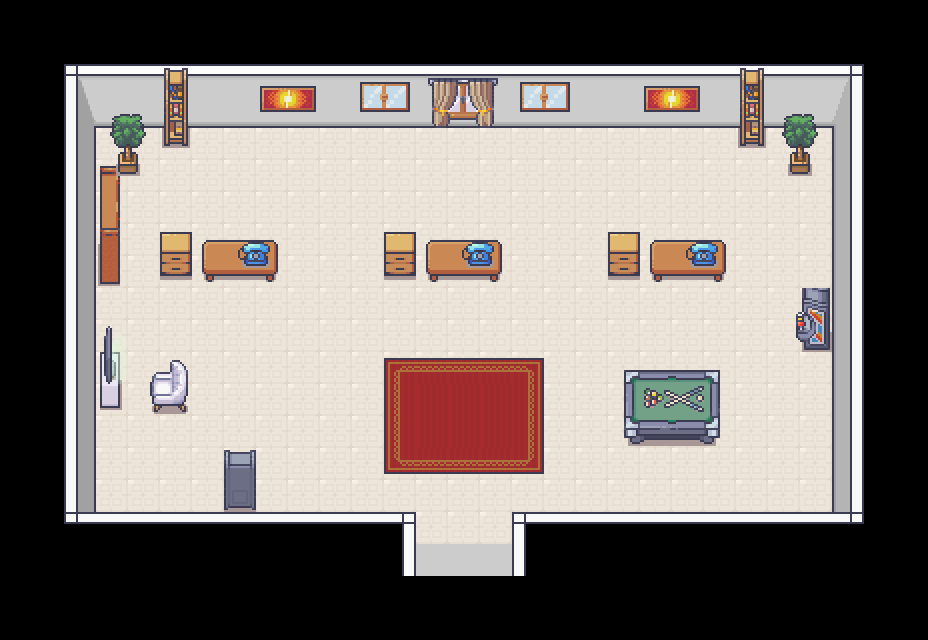

Tiled map render using the project's own tile images. Description and the map definition, with tile-layer contents summarised, below:
An orthogonal 29x20 tile map with 32x32 px tiles, 7 tile layers (Piso, Tapetes, Paredes, Moveis, ...), 4 tilesets and 21 objects (player_spawn, sinuca, mesa_stand_b, hack_b, hack_a, ...).

<map version="1.10" tiledversion="1.10.2" orientation="orthogonal" renderorder="right-down" width="29" height="20" tilewidth="32" tileheight="32" infinite="0" nextlayerid="11" nextobjectid="32">
 <tileset firstgid="1" source="tileset_paredes.tsx" />
 <tileset firstgid="8285" source="tileset_estoque.tsx" />
 <tileset firstgid="9085" source="tileset_biblioteca.tsx" />
 <tileset firstgid="9629" source="tileset_generic.tsx" />
 <layer id="1" name="Piso" width="29" height="20">
  <data>[580 cells, 356 non-empty, 2 distinct tile ids]</data>
 </layer>
 <layer id="2" name="Tapetes" width="29" height="20">
  <data>[580 cells, 26 non-empty, 15 distinct tile ids]</data>
 </layer>
 <objectgroup id="10" name="Personagens">
  <object id="27" name="player_spawn" x="463.021" y="516.771">
   <point />
  </object>
 </objectgroup>
 <layer id="3" name="Paredes" width="29" height="20">
  <data>[580 cells, 120 non-empty, 16 distinct tile ids]</data>
 </layer>
 <layer id="5" name="Moveis" width="29" height="20">
  <data>[580 cells, 87 non-empty, 54 distinct tile ids]</data>
 </layer>
 <layer id="6" name="AcimaMoveis" width="29" height="20">
  <data>[580 cells, 21 non-empty, 13 distinct tile ids]</data>
 </layer>
 <layer id="7" name="AcimaMoveis2" width="29" height="20">
  <data>[580 cells, 4 non-empty, 4 distinct tile ids]</data>
 </layer>
 <objectgroup id="9" name="ObjetosColisores">
  <object id="3" name="sinuca" x="627.727" y="374.307" width="88.4205" height="67.9659" />
  <object id="4" name="mesa_stand_b" x="426.375" y="240.063" width="75.625" height="41.8125" />
  <object id="6" name="hack_b" x="384" y="232.182" width="31.8182" height="44.1818" />
  <object id="7" name="hack_a" x="160.091" y="231.909" width="31.8182" height="44.1818" />
  <object id="9" name="mesa_stand_a" x="202.074" y="240.094" width="75.9886" height="41.8125" />
  <object id="10" name="mesa_stand_c" x="650.142" y="239.912" width="75.9886" height="41.8125" />
  <object id="11" name="hack_c" x="608.153" y="231.909" width="31.8182" height="44.1818" />
  <object id="13" name="fliperama" x="801.636" y="288.818" width="28.3636" height="61" />
  <object id="14" name="vaso_planta_b" x="789.875" y="151.932" width="20.5568" height="22.0682" />
  <object id="16" name="vaso_planta_a" x="117.551" y="151.261" width="20.5795" height="22.7273" />
  <object id="17" name="estante_livro" x="99.75" y="165.5" width="19.5" height="119" />
  <object id="18" name="maquina_vendas" x="226.364" y="462.364" width="27.0909" height="50" />
  <object id="19" name="livros_a" x="163.875" y="67.875" width="23.875" height="78.125" />
  <object id="20" x="204.875" y="128.25" width="0.375" height="0.875" />
  <object id="22" name="livros_b" x="740.104" y="67.6875" width="23.875" height="78.125" />
  <object id="24" name="cadeira" x="152.636" y="372.477" width="33.4545" height="39.4318" />
  <object id="26" name="hack_tv" x="99.75" y="351.875" width="20" height="55.875" />
  <object id="28" name="npc_a" x="238.989" y="214.92">
   <point />
  </object>
  <object id="30" name="npc_b" x="462.859" y="215.537">
   <point />
  </object>
  <object id="31" name="npc_c" x="686.884" y="215.841">
   <point />
  </object>
 </objectgroup>
 <layer id="8" name="BlocosColisores" width="29" height="20" opacity="0" offsetx="138" offsety="100">
  <properties>
   <property name="solid" type="bool" value="true" />
  </properties>
  <data>[580 cells, 72 non-empty, 1 distinct tile ids]</data>
 </layer>
</map>
